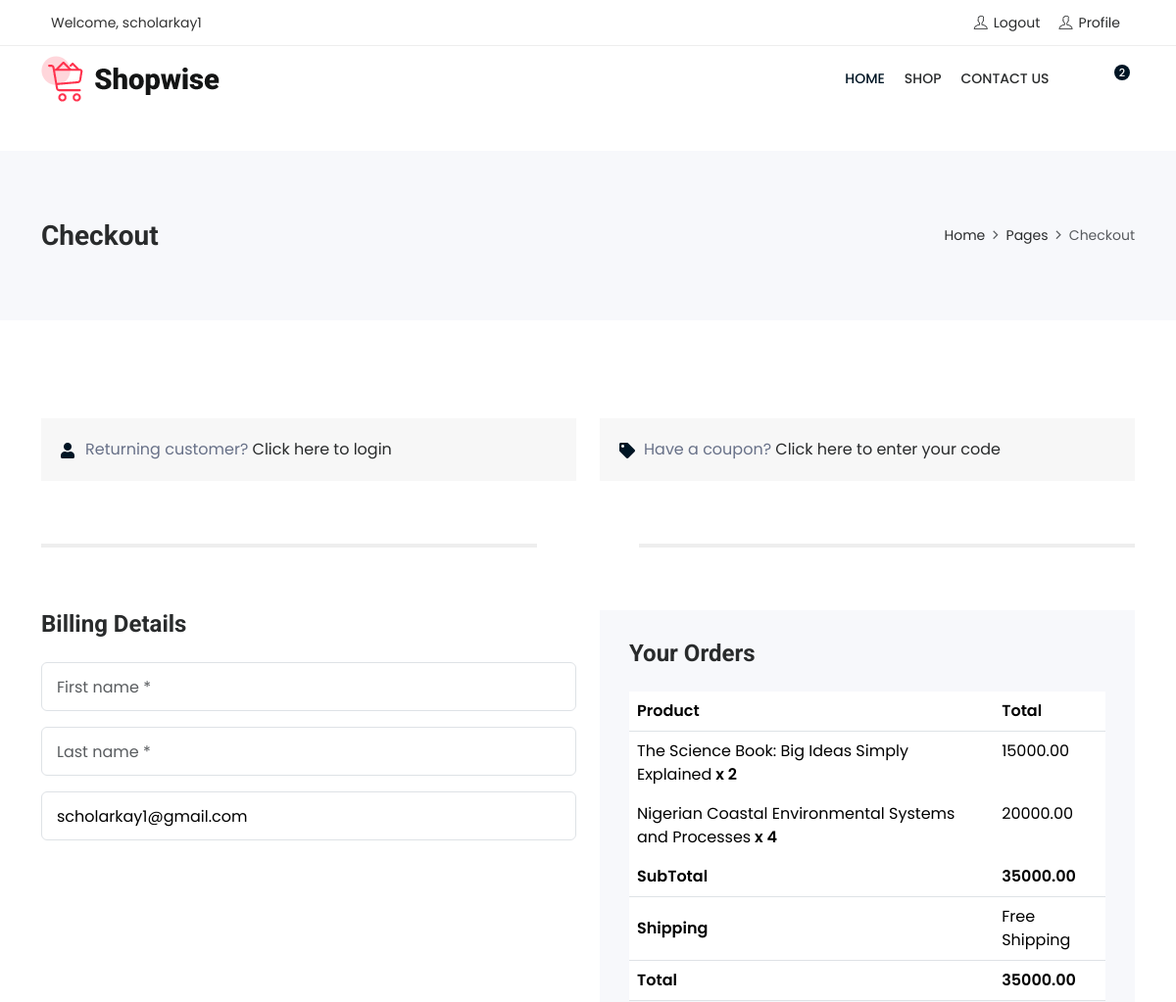
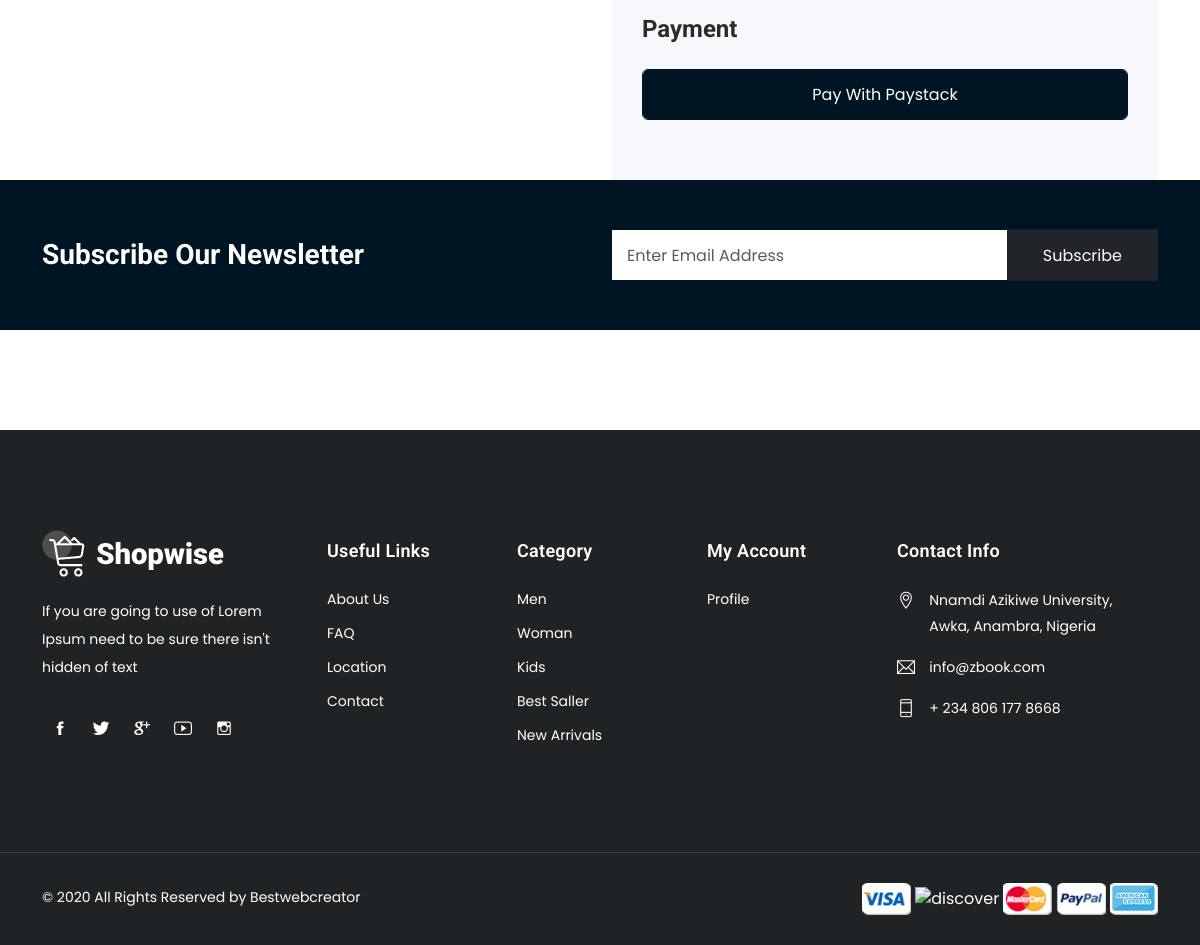
/cart/checkout/ (signed in), run on the app's committed database (2 pictures, top to bottom).
### carts/models.py (models this page shows)
class CartItem(models.Model):
    book = models.ForeignKey(Book, null=True, on_delete=models.CASCADE)
    user = models.ForeignKey(User, null=True, on_delete=models.CASCADE)
    cart = models.ForeignKey(Cart, null=True, on_delete=models.CASCADE)
    quantity = models.IntegerField()
    is_active = models.BooleanField(default=True)
    def sub_total(self):
        return self.book.price * self.quantity
    def __str__(self):
        return self.book.book_title

### store/models.py (models this page shows, shortened)
class Book(models.Model):
    book_title = models.TextField(max_length=255, unique=True)
    author = models.TextField(max_length=255)
    slug = models.SlugField(max_length=255, unique=True)
    price = models.DecimalField(max_digits=10, decimal_places=2)
    description = models.TextField(max_length=255, blank=True)
    images = models.ImageField(upload_to='photos/books')
    stock = models.IntegerField()
    is_featured = models.BooleanField(default=False)
    created_date = models.DateTimeField(auto_now_add=True)
    modified_data = models.DateTimeField(auto_now=True)
    category = models.ForeignKey('Category', on_delete=models.CASCADE)

### carts/views.py (the view, shortened to what this page needs)
# urls.py: path("checkout/", views.checkout, name="checkout"),
def checkout(request):
    current_user = request.user
    cart_items = CartItem.objects.filter(user=current_user)
    print(cart_items)
    cart_count = cart_items.count()
    order_total = sum(cart_item.book.price * cart_item.quantity for cart_item in cart_items)
    context = {
        'cart_items': cart_items,
        'order_total': order_total,
        'paystack_public_key': settings.PAYSTACK_PUBLIC_KEY,
        'email': current_user.email,
        'first_name': current_user.first_name,
        'last_name': current_user.last_name,
    }
    return render(request, 'checkout.html', context)

### carts/context_processors.py (called while the page is built)
def cart_items_count(request):
    if request.user.is_authenticated:
        cart_items = CartItem.objects.filter(user=request.user, is_active=True)
        count = cart_items.count()
    else:
        count = 0
    return {'cart_items_count': count}

### templates/checkout.html (shortened to what this page needs)
{% extends "base.html" %}
{% load humanize %}
{% load static %}
{% block content %}
<div class="breadcrumb_section bg_gray page-title-mini">
    <div class="container">
        <div class="row align-items-center">
        	<div class="col-md-6">
                <div class="page-title">
            		<h1>Checkout</h1>
                </div>
            </div>
            <div class="col-md-6">
                <ol class="breadcrumb justify-content-md-end">
                    <li class="breadcrumb-item"><a href="#">Home</a></li>
                    <li class="breadcrumb-item"><a href="#">Pages</a></li>
                    <li class="breadcrumb-item active">Checkout</li>
                </ol>
            </div>
        </div>
    </div>
</div>
<div class="main_content">
<div class="section">
	<div class="container">
        <div class="row">
            <div class="col-lg-6">
            	<div class="toggle_info">
                	<span><i class="fas fa-user"></i>Returning customer? <a href="#loginform" data-bs-toggle="collapse" class="collapsed" aria-expanded="false">Click here to login</a></span>
                </div>
            </div>
            <div class="col-lg-6">
            	<div class="toggle_info">
            		<span><i class="fas fa-tag"></i>Have a coupon? <a href="#coupon" data-bs-toggle="collapse" class="collapsed" aria-expanded="false">Click here to enter your code</a></span>
                </div>
            </div>
        </div>
        <div class="row">
            <div class="col-12">
            	<div class="medium_divider"></div>
            	<div class="divider center_icon"><i class="linearicons-credit-card"></i></div>
            	<div class="medium_divider"></div>
            </div>
        </div>
        <div class="row">
        	<div class="col-md-6">
            	<div class="heading_s1">
            		<h4>Billing Details</h4>
                </div>
                <form method="post" id="payment-form">
                    <div class="form-group mb-3">
                        <input type="text" required class="form-control" name="fname" placeholder="First name *" value="{{first_name}}">
                    </div>
                    <div class="form-group mb-3">
                        <input type="text" required class="form-control" name="lname" placeholder="Last name *" value="{{last_name}}">
                    </div>
                    <div class="form-group mb-3">
                        <input class="form-control" required type="text" name="email" placeholder="Email address *" value="{{email}}">
                    </div>
                </form>
            </div>
            <div class="col-md-6">
                <div class="order_review">
                    <div class="heading_s1">
                        <h4>Your Orders</h4>
                    </div>
                    <div class="table-responsive order_table">
                        <table class="table">
                            <thead>
                                <tr>
                                    <th>Product</th>
                                    <th>Total</th>
                                </tr>
                            </thead>
                            <tbody>
                                {% for cart_item  in cart_items %}
                                <tr>
                                    <td>{{cart_item.book.book_title}}<span class="product-qty"> x {{cart_item.quantity}}</span></td>
                                    <td>{{cart_item.sub_total}}</td>
                                </tr>
                                {% endfor %}
                            </tbody>
                            <tfoot>
                                <tr>
                                    <th>SubTotal</th>
                                    <td class="product-subtotal">{{order_total}}</td>
                                </tr>
                                <tr>
                                    <th>Shipping</th>
                                    <td>Free Shipping</td>
                                </tr>
                                <tr>
                                    <th>Total</th>
                                    <td class="product-subtotal"> {{order_total|floatformat:2 }}</td>
                                </tr>
                            </tfoot>
                        </table>
                    </div>
                    <div class="payment_method">
                        <div class="heading_s1">
                            <h4>Payment</h4>
                        </div>
                            <button class="btn btn-fill-out btn-block" type="submit" onclick="payWithPaystack()">Pay with Paystack</button>
                </div>
            </div>
        </div>
    </div>
</div>
<div class="section bg_default small_pt small_pb">
	<div class="container">
    	<div class="row align-items-center">
            <div class="col-md-6">
                <div class="heading_s1 mb-md-0 heading_light">
                    <h3>Subscribe Our Newsletter</h3>
                </div>
            </div>
            <div class="col-md-6">
                <div class="newsletter_form">
                    <form>
                        <input type="text" required="" class="form-control rounded-0" placeholder="Enter Email Address">
                        <button type="submit" class="btn btn-dark rounded-0" name="submit" value="Submit">Subscribe</button>
                    </form>
                </div>
            </div>
        </div>
    </div>
</div>
</div>
{% endblock%}

### templates/nav.html (shortened to what this page needs)
{% load static %}
<header class="header_wrap fixed-top header_with_topbar">
	<div class="top-header">
        <div class="container">
            <div class="row align-items-center">
                <div class="col-md-6">
                    <div class="d-flex align-items-center justify-content-center justify-content-md-start">
                        <ul class="contact_detail text-center text-lg-start">
                            <li><span>Welcome, {{user.username}}</span></li>
                        </ul>
                    </div>
                </div>
                <div class="col-md-6">
                    <div class="text-center text-md-end">
                       	{% if request.user.is_authenticated %}
                        <ul class="header_list">
                            <li><a href="{%url 'sign_out'%}"><i class="ti-user"></i><span>Logout</span></a></li>
                            <li><a href="{%url 'profile'%}"><i class="ti-user"></i><span>Profile</span></a><li>
						</ul>
                        {% else %}:
                        <ul class="header_list">
                            <li><a href="{%url 'sign_in'%}"><i class="ti-user"></i><span>Login</span></a></li>
                            <li><a href="{%url 'register'%}"><i class="ti-user"></i><span>Register</span></a><li>
                        </ul>
                         {% endif %}
                    </div>
                </div>
            </div>
        </div>
    </div>
    <div class="bottom_header dark_skin main_menu_uppercase">
        <div class="container">
            <nav class="navbar navbar-expand-lg">
                <a class="navbar-brand" href="index.html">
                    <img class="logo_dark" src="{% static 'assets/images/logo_dark.png' %}" alt="logo" />
                </a>
                <div class="collapse navbar-collapse justify-content-end" id="navbarSupportedContent">
                    <ul class="navbar-nav">
                        <li >
                            <a  class="nav-link  active" href={% url "home" %}>Home</a>
                        </li>
                        <li><a class=" nav-link nav_item" href={% url "store" %}>shop</a></li>
                         <li><a class=" nav-link nav_item" href="./contact.html">Contact Us</a></li>
                        </ul>
                </div>
                <ul class="navbar-nav attr-nav align-items-center">
                    <li><a href="javascript:;" class="nav-link search_trigger"><i class="linearicons-magnifier"></i></a>
                    </li>
                    <li class=" cart_dropdown"><a class="nav-link cart_trigger" href="{%url 'cart' %}" ><i class="linearicons-cart"></i><span class="cart_count">{{cart_items_count}}</span></a>
                    </li>
                </ul>
            </nav>
        </div>
    </div>
</header>

### data on the page
CartItem: book.book_title "The Science Book: Big Ideas Simply Explained", quantity "2", sub_total "15000.00"
CartItem: book.book_title "Nigerian Coastal Environmental Systems and Processes", quantity "4", sub_total "20000.00"

### other printed values
{{ user.username }} "scholarkay1"
{{ cart_items_count }} "2"
{{ order_total }} "35000.00"
{{ order_total|floatformat:2 }} "35000.00"
